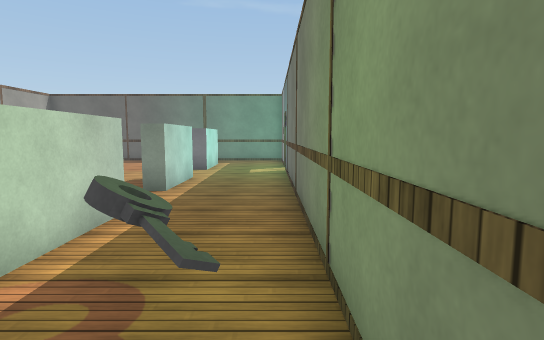
View 1 (above)

14 first-person views from a walk through a scene from a Unity 3-D project. The camera is 1.5 m above the floor, tilts 6° down and sees 80° across. Doors are open. The floor is counted in squares, 1 m on a side. Each view is taken from the middle of a square. On the plan, view 1 faces up. The plan holds only what a view shows up to about 15 squares ahead; the rest is blank. The player is left out. Surface patterns are stand-ins for the level's own textures.

View 2
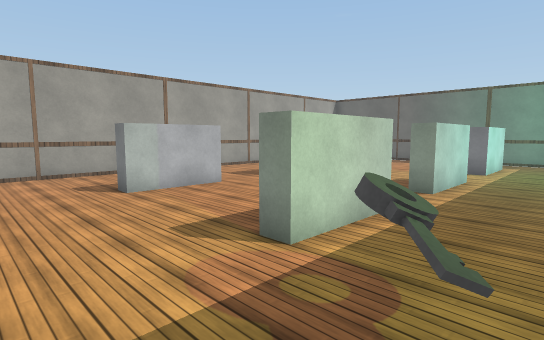

View 3
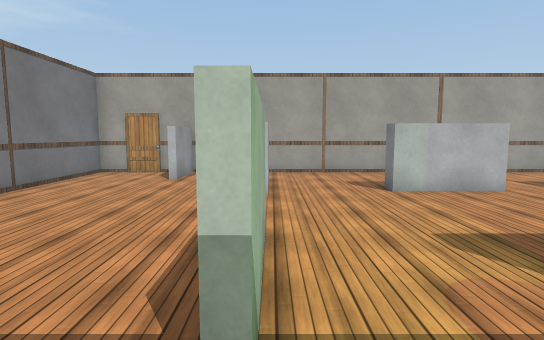

View 4
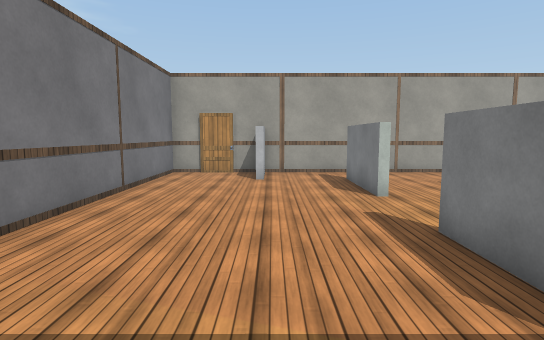

View 5
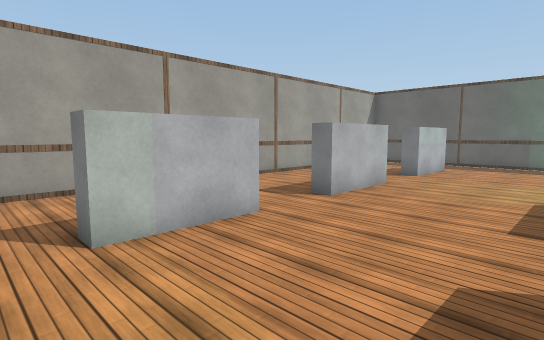

View 6
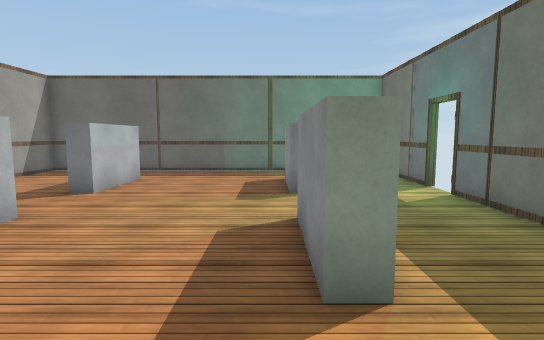

View 7
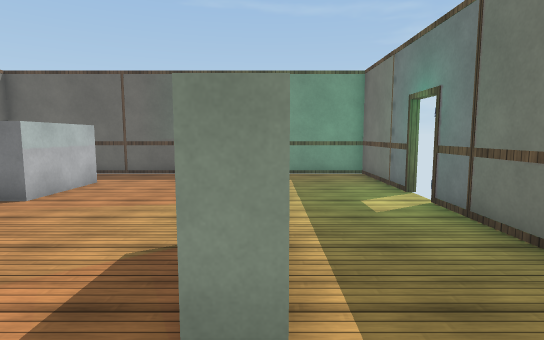

View 8
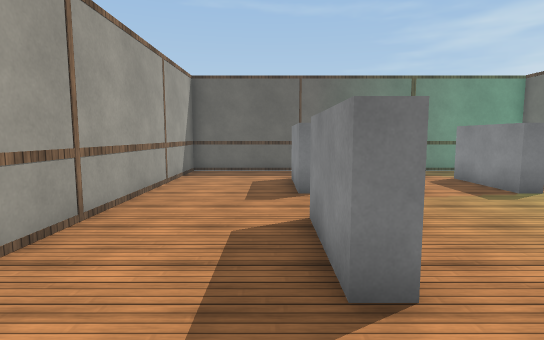

View 9
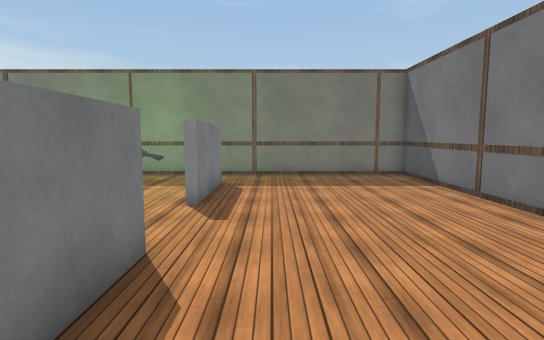

View 10
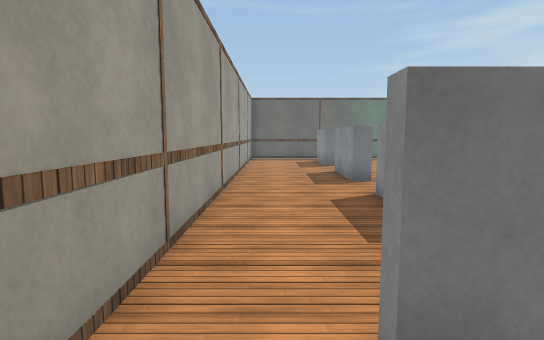

View 11
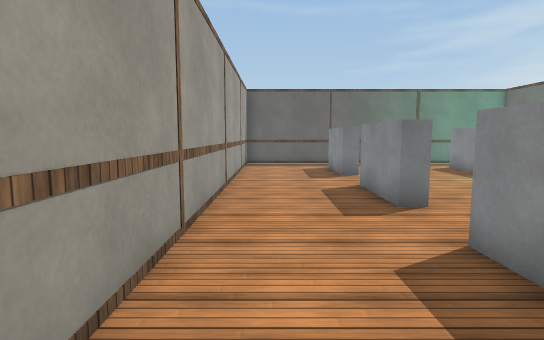

View 12
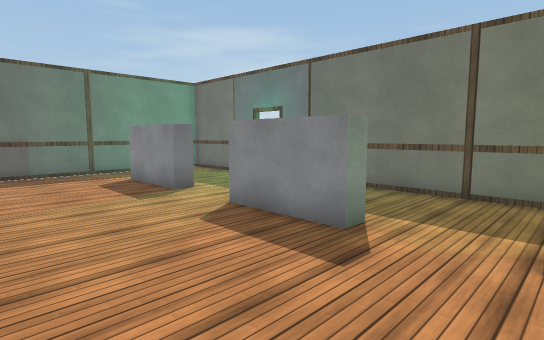

View 13
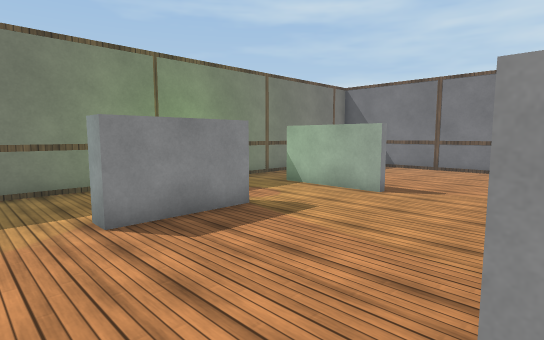

View 14
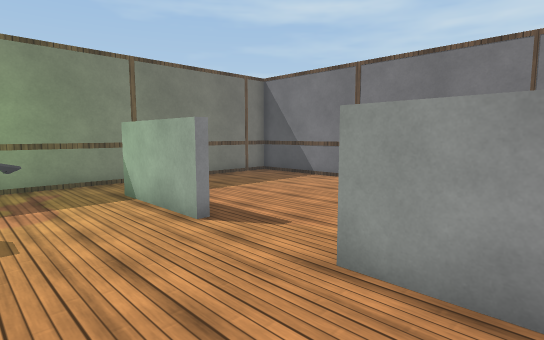

### Floor plan
Points are (right, up) in squares from view 1. A wall is a line through its corners. A room is listed if a view was taken in it or the views show most of it. See-through windows are left out.
Room 1 (views 1, 2, 3, 4, 5, 6, 7, 8, 9, 10, 11, 12, 13, 14)
walls: (-3.5, 6.3) (-2.9, 6.3) (-2.9, 3.3) (-3.5, 3.3) (-3.5, 6.3); (-8.7, 6.4) (-8.7, 3.3) (-9.4, 3.3); (-9.3, 5) (-9.3, 6.4); (-5, -0.1) (-1.6, -0.1) (-1.6, -0.4) (-5, -0.4) (-5, -0.1); (-8.7, 11.9) (-8.7, 8.8) (-9.3, 8.8) (-9.3, 11.9); (-2.9, 11.9) (-2.9, 8.8) (-3.5, 8.8) (-3.5, 11.9); (-7.9, -0.4) (-11.3, -0.4) (-11.3, 0); (-9.9, -0.1) (-7.9, -0.1); (0.6, 15.5) (0.6, 19.9) (-13.4, 19.9) (-13.4, -3.3) (-11, -3.3); (-8.7, 17.5) (-8.7, 14.4) (-9.3, 14.4) (-9.3, 17.2); (-2.9, 17.5) (-2.9, 14.4) (-3.5, 14.4) (-3.5, 17.5); (-13.4, -3.6) (-13.4, -7.1) (0.6, -7.1) (0.6, 14.2)
ways out: open door at (1, 14.5)
objects: other object (-1, 2)

Where each view was taken, in squares from view 1:
view 1: 0 up, 0 right, facing up
view 2: 0 up, 0 right, facing up-left
view 3: 0 up, 0 right, facing left
view 4: 3 down, 0 right, facing left
view 5: 2 up, 4 left, facing up-left
view 6: 6 up, 4 left, facing up
view 7: 7 up, 3 left, facing up
view 8: 6 up, 10 left, facing up
view 9: 2 down, 12 left, facing right
view 10: 2 down, 12 left, facing up
view 11: 2 up, 12 left, facing up
view 12: 6 up, 8 left, facing up-right
view 13: 8 up, 9 left, facing down-right
view 14: 3 up, 10 left, facing down-right
